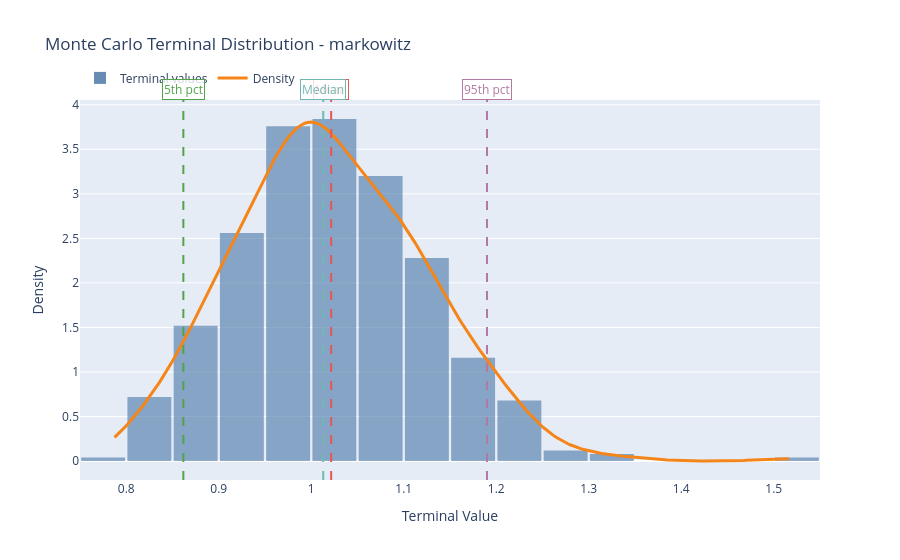

The cell this chart's notebook holds for it:
### Markdown cell above
## 8. Refined Monte Carlo distribution plot

### Code cell
fig_mc_distribution = viz.plot_mc_distribution("markowitz")
fig_mc_distribution

### Figure 1 — Plotly figure (JSON) as saved in the notebook; plotly's stock layout.template omitted (floating-point values rounded to 4 significant figures; data arrays with more than 128 entries replaced by an {"elided": "..."} marker saying what was removed)
{"data": [{"histnorm": "probability density", "marker": {"color": "#4C78A8", "opacity": 0.72}, "name": "Terminal values", "nbinsx": 33, "opacity": 0.85, "type": "histogram", "x": {"elided": "500 float values"}}, {"line": {"color": "#F58518", "width": 3}, "mode": "lines", "name": "Density", "type": "scatter", "x": {"elided": "300 float values"}, "y": {"elided": "300 float values"}}], "layout": {"annotations": [{"bgcolor": "rgba(255,255,255,0.8)", "bordercolor": "#E45756", "font": {"color": "#E45756"}, "showarrow": false, "text": "Mean", "textangle": 0, "x": 1.022, "y": 1, "yanchor": "bottom", "yref": "paper"}, {"bgcolor": "rgba(255,255,255,0.8)", "bordercolor": "#72B7B2", "font": {"color": "#72B7B2"}, "showarrow": false, "text": "Median", "textangle": 0, "x": 1.013, "y": 1, "yanchor": "bottom", "yref": "paper"}, {"bgcolor": "rgba(255,255,255,0.8)", "bordercolor": "#54A24B", "font": {"color": "#54A24B"}, "showarrow": false, "text": "5th pct", "textangle": 0, "x": 0.8617, "y": 1, "yanchor": "bottom", "yref": "paper"}, {"bgcolor": "rgba(255,255,255,0.8)", "bordercolor": "#B279A2", "font": {"color": "#B279A2"}, "showarrow": false, "text": "95th pct", "textangle": 0, "x": 1.19, "y": 1, "yanchor": "bottom", "yref": "paper"}], "bargap": 0.05, "legend": {"orientation": "h", "x": 0, "xanchor": "left", "y": 1.02, "yanchor": "bottom"}, "shapes": [{"line": {"color": "#E45756", "dash": "dash", "width": 2}, "type": "line", "x0": 1.022, "x1": 1.022, "xref": "x", "y0": 0, "y1": 1, "yref": "y domain"}, {"line": {"color": "#72B7B2", "dash": "dash", "width": 2}, "type": "line", "x0": 1.013, "x1": 1.013, "xref": "x", "y0": 0, "y1": 1, "yref": "y domain"}, {"line": {"color": "#54A24B", "dash": "dash", "width": 2}, "type": "line", "x0": 0.8617, "x1": 0.8617, "xref": "x", "y0": 0, "y1": 1, "yref": "y domain"}, {"line": {"color": "#B279A2", "dash": "dash", "width": 2}, "type": "line", "x0": 1.19, "x1": 1.19, "xref": "x", "y0": 0, "y1": 1, "yref": "y domain"}], "title": {"text": "Monte Carlo Terminal Distribution - markowitz"}, "xaxis": {"title": {"text": "Terminal Value"}}, "yaxis": {"title": {"text": "Density"}}}}
